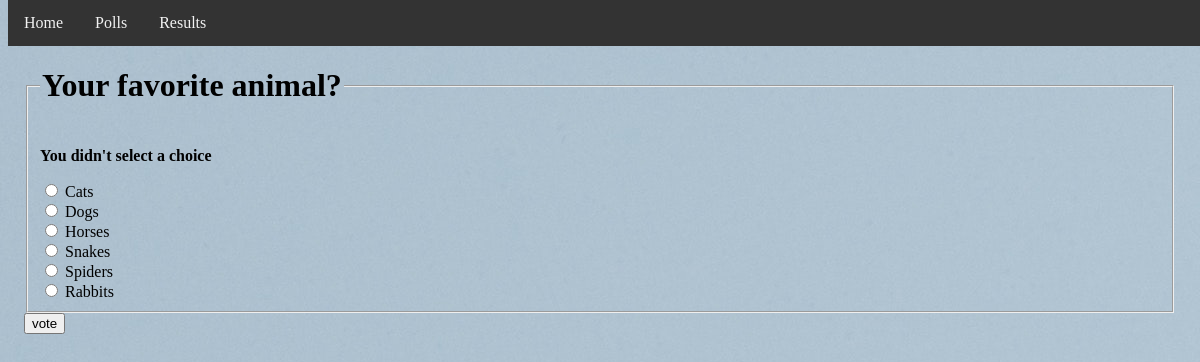
The page /polls/4/vote/ on the database its author committed.
### polls/models.py (models this page shows, shortened)
class Question(models.Model):
    question_text = models.CharField(max_length=200)
    pub_date = models.DateTimeField('date published')

class Choice(models.Model):
    question = models.ForeignKey(Question, on_delete=models.CASCADE)
    choice_text = models.CharField(max_length=200)
    votes = models.IntegerField(default=0)

### polls/views.py (the view)
# urls.py: path('<int:question_id>/vote/', views.vote, name='vote'),
def vote(request, question_id):
    question = get_object_or_404(Question, pk=question_id)
    try:
        selected_choice = question.choice_set.get(pk=request.POST['choice'])
    except (KeyError, Choice.DoesNotExist):
        return render(request, 'polls/detail.html', {
            'question' : question,
            'error_message' : "You didn't select a choice",
        })
    else:
        selected_choice.votes += 1
        selected_choice.save()
        return HttpResponseRedirect(reverse('polls:results', args=(question.id,)))

### polls/templates/polls/detail.html (shortened to what this page needs)
<!DOCTYPE html>
{% extends './base.html' %}
{% load static %}
  {% block content %}
  <form action="{% url 'polls:vote' question.id %}" method="post">
    <fieldset>
      <legend>
        <h1>{{ question.question_text }}</h1>
      </legend>
      {% if error_message %}<p><strong>{{ error_message }}</strong></p>{% endif %}
      {% for choice in question.choice_set.all %}
      <input type="radio" name="choice" id="choice{{ forloop.counter }}" value="{{ choice.id }}">
      <label for="choice{{ forloop.counter }}">{{ choice.choice_text }}</label><br>
      {% endfor %}
    </fieldset>
    <input type="submit" value="vote">
  </form>
{% endblock %}

### polls/static/polls/style.css (style rules this page uses)
body { background: white url("images/background.gif") }

### rows shown on the page
Question: question_text "Your favorite animal?"
Choice: choice_text "Cats"
Choice: choice_text "Dogs"
Choice: choice_text "Horses"
Choice: choice_text "Snakes"
Choice: choice_text "Spiders"
Choice: choice_text "Rabbits"

### other values the page prints
{{ error_message }} "You didn't select a choice"
